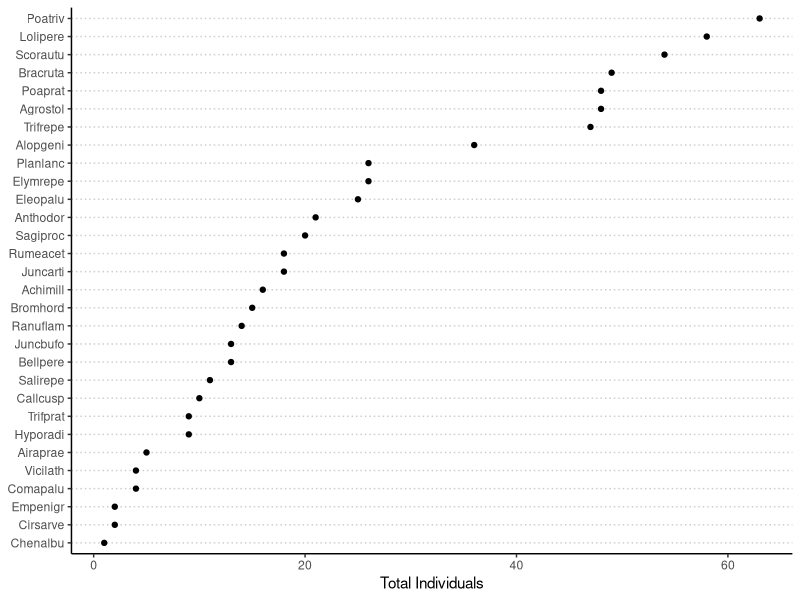

This chart was generated by the following R code:
library(vegan)
library(ggplot2)

data("dune")
tot_spp <- colSums(dune)
spp_names <- names(tot_spp)
tot_dot <- data.frame(spp_names, tot_spp)

## Turn this into a function.
ggplot(tot_dot,
       aes(x = tot_spp,
           y = reorder(spp_names, tot_spp))) +
  geom_point() +
  theme_classic() +
  theme(panel.grid.major.y = element_line(colour = "grey80",
                                          linetype = "12")) +
  xlab("Total Individuals") +
  ylab(NULL)
